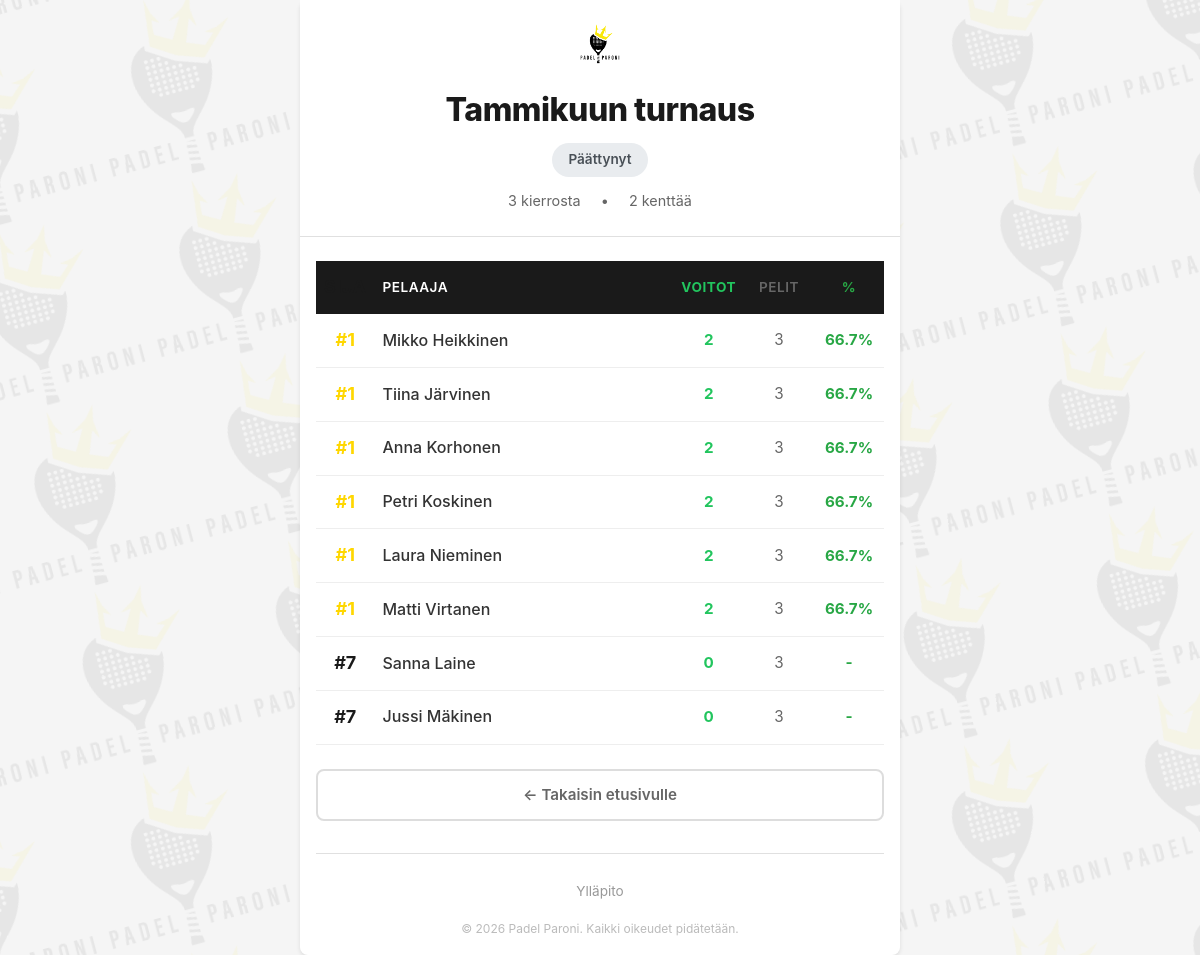
Screenshot of /tournament/19/leaderboard with the database file from the repository.
### tables this page shows
CREATE TABLE tournaments (
            id INTEGER PRIMARY KEY AUTOINCREMENT,
            name TEXT NOT NULL,
            num_courts INTEGER NOT NULL,
            status TEXT DEFAULT 'setup',
            created_at TIMESTAMP DEFAULT CURRENT_TIMESTAMP
        , season_id INTEGER REFERENCES seasons(id), completed_at TIMESTAMP NULL, archived_at TIMESTAMP NULL);

CREATE TABLE player_registry (
            id INTEGER PRIMARY KEY AUTOINCREMENT,
            first_name TEXT NOT NULL CHECK(length(trim(first_name)) > 0 AND length(first_name) <= 100),
            last_name TEXT NOT NULL CHECK(length(trim(last_name)) > 0 AND length(last_name) <= 100),
            created_at TIMESTAMP DEFAULT CURRENT_TIMESTAMP,
            UNIQUE(first_name, last_name)
        );

### app.py (the view)
@app.route('/tournament/<int:tournament_id>/leaderboard')
def leaderboard(tournament_id):
    db = get_db_connection()
    tournament = db.execute(
        'SELECT * FROM tournaments WHERE id = ?', (tournament_id,)
    ).fetchone()
    if not tournament:
        flash('Tournament not found')
        return redirect(url_for('index'))
    tournament_stats = db.execute(
        '''SELECT
            COUNT(DISTINCT r.id) as total_rounds
           FROM rounds r
           WHERE r.tournament_id = ?''',
        (tournament_id,)
    ).fetchone()
    players_raw = db.execute(
        '''SELECT
            pr.id,
            pr.first_name,
            pr.last_name,
            COUNT(DISTINCT CASE WHEN s.points = 3 THEN m.id END) as wins,
            COUNT(DISTINCT m.id) as matches_played,
            ROUND(
                CAST(COUNT(DISTINCT CASE WHEN s.points = 3 THEN m.id END) AS FLOAT) /
                NULLIF(COUNT(DISTINCT m.id), 0) * 100,
                1
            ) as win_rate
           FROM player_registry pr
           LEFT JOIN matches m ON (
               pr.id = m.player1_id OR
               pr.id = m.player2_id OR
               pr.id = m.player3_id OR
               pr.id = m.player4_id
           )
           LEFT JOIN rounds r ON m.round_id = r.id
           LEFT JOIN scores s ON (s.match_id = m.id AND s.player_id = pr.id)
           WHERE r.tournament_id = ? AND m.completed = 1
           GROUP BY pr.id, pr.first_name, pr.last_name
           ORDER BY wins DESC, win_rate DESC, pr.last_name ASC''',
        (tournament_id,)
    ).fetchall()
    players = []
    current_rank = 1
    for idx, player in enumerate(players_raw):
        if idx > 0:
            prev = players_raw[idx - 1]
            if player['wins'] != prev['wins'] or player['win_rate'] != prev['win_rate']:
                current_rank = idx + 1  # Account for gap
        player_dict = dict(player)
        player_dict['rank'] = current_rank
        players.append(player_dict)
    return render_template('leaderboard.html',
                          tournament=tournament,
                          tournament_stats=tournament_stats,
                          players=players)

### app.py (called while the page is built)
def get_db_connection():
    if 'db' not in g:
        g.db = get_db()
    return g.db

@app.before_request
def check_admin_session():
    if request.path.startswith('/admin') and request.path not in ['/admin/login', '/admin/setup']:
        if not session.get('logged_in_as_admin'):
            return redirect('/admin/login')
        last_activity_str = session.get('last_activity')
        if last_activity_str:
            last_activity = datetime.fromisoformat(last_activity_str)
            if datetime.now() - last_activity > timedelta(minutes=30):
                session.clear()
                flash('Session expired. Please log in again.')
                return redirect('/admin/login')
        session['last_activity'] = datetime.now().isoformat()

### database.py (called while the page is built)
def get_db():
    try:
        from flask import current_app
        db_path = current_app.config.get('DATABASE', DATABASE)
    except (ImportError, RuntimeError):
        db_path = DATABASE
    uri_mode = db_path.startswith('file:')
    conn = sqlite3.connect(db_path, uri=uri_mode)
    conn.row_factory = sqlite3.Row  # Returns rows as dictionaries
    return conn

### templates/leaderboard.html (shortened to what this page needs)
<!DOCTYPE html>
<html lang="fi">
<head>
    <link rel="stylesheet" href="{{ url_for('static', filename='css/style.css') }}">
</head>
<body>
    <div class="container">
        <div class="page-header">
            <img src="{{ url_for('static', filename='images/padel-paroni-logo.png') }}" alt="Padel Paroni">
            <h1>{{ tournament['name'] }}</h1>
            <span class="status-badge {% if tournament['status'] == 'completed' %}completed{% else %}active{% endif %}">
                {% if tournament['status'] == 'completed' %}Päättynyt{% else %}Käynnissä{% endif %}
            </span>
            <div class="tournament-meta">
                <span>{{ tournament_stats['total_rounds'] }} kierros{% if tournament_stats['total_rounds'] != 1 %}ta{% endif %}</span>
                <span>&bull;</span>
                <span>{{ tournament['num_courts'] }} kenttä{% if tournament['num_courts'] != 1 %}ä{% endif %}</span>
            </div>
        </div>
        {% if players %}
        <table class="leaderboard">
            <thead>
                <tr>
                    <th class="rank">Sija</th>
                    <th>Pelaaja</th>
                    <th class="wins">Voitot</th>
                    <th class="matches">Pelit</th>
                    <th class="win-rate">%</th>
                </tr>
            </thead>
            <tbody>
                {% for player in players %}
                <tr>
                    <td class="rank {% if player['rank'] <= 3 %}rank-{{ player['rank'] }}{% endif %}">#{{ player['rank'] }}</td>
                    <td class="player-name">{{ player['first_name'] }} {{ player['last_name'] }}</td>
                    <td class="wins">{{ player['wins'] }}</td>
                    <td class="matches">{{ player['matches_played'] }}</td>
                    <td class="win-rate">
                        {% if player['win_rate'] %}
                            {{ player['win_rate'] }}%
                        {% else %}
                            -
                        {% endif %}
                    </td>
                </tr>
                {% endfor %}
            </tbody>
        </table>
        {% else %}
        <div class="empty-state">
            <p>Ei vielä pelattuja otteluita.</p>
        </div>
        {% endif %}
        <div class="actions">
            {% if tournament['status'] != 'completed' %}
            <a href="{{ url_for('active_tournament', tournament_id=tournament['id']) }}" class="btn-primary-action">
                Takaisin turnaukseen
            </a>
            {% else %}
            <a href="{{ url_for('index') }}" class="btn-secondary-action">
                ← Takaisin etusivulle
            </a>
            {% endif %}
        </div>
        <div class="page-footer">
            <a href="{{ url_for('admin_dashboard') }}" target="_blank" class="admin-link">Ylläpito</a>
            <div class="copyright">© 2026 Padel Paroni. Kaikki oikeudet pidätetään.</div>
        </div>
    </div>
</body>
</html>

### static/css/style.css (style rules this page uses)
* { margin: 0; padding: 0; box-sizing: border-box; }
body { font-family: -apple-system, BlinkMacSystemFont, 'Segoe UI', Roboto, Oxygen, Ubuntu, Cantarell, sans-serif; background: #f5f5f5; padding: 10px; line-height: 1.6; color: #333; position: relative; }
body::before { content: ''; position: fixed; top: 50%; left: 50%; transform: translate(-50%, -50%); width: 300px; height: 300px; background-image: url('../images/padel-paroni-logo.png'); background-size: contain; background-repeat: no-repeat; background-position: center; opacity: 0.06; pointer-events: none; z-index: -1; }
.container { max-width: 600px; margin: 0 auto; background: white; padding: 20px; border-radius: 8px; box-shadow: 0 2px 4px rgba(0,0,0,0.1); }
h1 { color: #2c3e50; margin-bottom: 10px; font-size: 28px; }
.matches { margin: 20px 0; }
.actions { margin-top: 15px; }
.leaderboard { width: 100%; border-collapse: collapse; margin: 20px 0; }
.leaderboard th { background: #3498db; color: white; padding: 12px; text-align: left; font-weight: 600; }
.leaderboard td { padding: 12px; border-bottom: 1px solid #ddd; }
.leaderboard .rank { font-weight: bold; width: 60px; color: #3498db; font-size: 18px; }
.leaderboard .player-name { font-size: 16px; }
.leaderboard .matches { width: 80px; text-align: center; color: #666; }
.leaderboard .win-rate { width: 80px; text-align: center; color: #28a745; font-weight: bold; }
@media (min-width: 768px) { .container { padding: 30px; } }
@media (min-width: 768px) { h1 { font-size: 32px; } }
.admin-link { color: #666; font-size: 0.9em; text-decoration: none; }

### templates/leaderboard.html (style rules this page uses)
body { margin: 0; padding: 0; background: #f5f5f5; }
body::before { display: none; }
.container { max-width: 600px; margin: 0 auto; padding: 1rem; background: white; position: relative; z-index: 1; min-height: 100vh; }
.page-header { background: white; padding: 1.5rem 1rem; text-align: center; border-bottom: 1px solid #e0e0e0; margin: -1rem -1rem 1.5rem -1rem; }
.page-header img { height: 40px; width: auto; margin-bottom: 0.75rem; }
.page-header h1 { font-size: 2rem; font-weight: 800; color: #1a1a1a; margin: 0 0 0.5rem 0; letter-spacing: -0.5px; }
.status-badge { display: inline-block; padding: 0.4rem 1rem; border-radius: 20px; font-size: 0.85rem; font-weight: 600; }
.status-badge.completed { background: #e9ecef; color: #495057; }
.tournament-meta { color: #666; font-size: 0.9rem; margin-top: 0.75rem; }
.tournament-meta span { margin: 0 0.5rem; }
.leaderboard { width: 100%; border-collapse: collapse; margin: 0 0 1.5rem 0; }
.leaderboard th { background: #1a1a1a; color: white; padding: 0.75rem 0.5rem; text-align: left; font-weight: 600; font-size: 0.85rem; text-transform: uppercase; letter-spacing: 0.5px; }
.leaderboard td { padding: 0.75rem 0.5rem; border-bottom: 1px solid #eee; font-size: 0.95rem; }
.leaderboard .rank { font-weight: 700; color: #1a1a1a; width: 50px; text-align: center; }
.leaderboard .rank-1 { color: #FFD700; }
.leaderboard .player-name { font-weight: 500; }
.leaderboard .wins, .leaderboard .matches, .leaderboard .win-rate { text-align: center; width: 70px; }
.leaderboard .wins { font-weight: 700; color: #22c55e; }
.actions { display: flex; flex-direction: column; gap: 0.5rem; margin-bottom: 1rem; }
.btn-secondary-action { display: block; width: 100%; padding: 0.75rem; min-height: 48px; background: white; color: #666; text-decoration: none; text-align: center; border-radius: 8px; font-size: 0.95rem; font-weight: 600; border: 2px solid #ddd; cursor: pointer; box-sizing: border-box; }
.page-footer { margin-top: 2rem; padding-top: 1.5rem; border-top: 1px solid #e0e0e0; text-align: center; }
.page-footer .admin-link { color: #999; text-decoration: none; font-size: 0.85rem; }
.page-footer .copyright { margin-top: 1rem; color: #bbb; font-size: 0.75rem; }

### rows the page displays
tournaments: name "Tammikuun turnaus", num_courts "2"
player_registry: rank "1", first_name "Mikko", last_name "Heikkinen", wins "2", matches_played "3", win_rate "66.7"
player_registry: rank "1", first_name "Tiina", last_name "Järvinen", wins "2", matches_played "3", win_rate "66.7"
player_registry: rank "1", first_name "Anna", last_name "Korhonen", wins "2", matches_played "3", win_rate "66.7"
player_registry: rank "1", first_name "Petri", last_name "Koskinen", wins "2", matches_played "3", win_rate "66.7"
player_registry: rank "1", first_name "Laura", last_name "Nieminen", wins "2", matches_played "3", win_rate "66.7"
player_registry: rank "1", first_name "Matti", last_name "Virtanen", wins "2", matches_played "3", win_rate "66.7"
player_registry: rank "7", first_name "Sanna", last_name "Laine", wins "0", matches_played "3"
player_registry: rank "7", first_name "Jussi", last_name "Mäkinen", wins "0", matches_played "3"

### other values shown
{{ tournament_stats['total_rounds'] }} "3"
